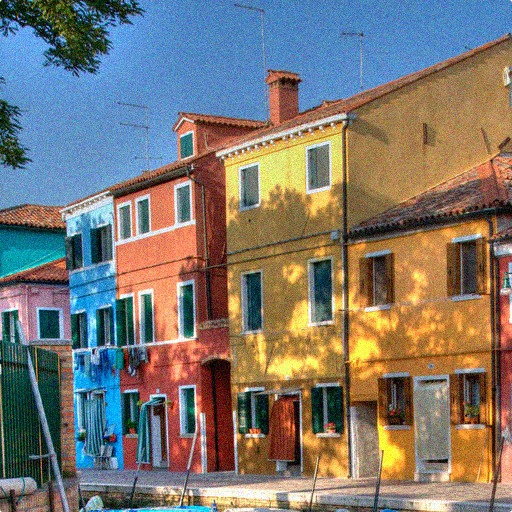
//> input picture assets/colorhouse.jpg, 512 x 512 px, given in place of colorhouse.png, which was not available
$ ./matrix_gemm_test   (built with g++ and OpenCV 4)
//> lines starting //> are read from the running program, lines starting //| are printed output that depends on the picture; pictures that were not available may be replaced by others from this repository, and a replacement may not be noted
### matcalc/matrix_gemm.h
#ifndef PIXEL_MATCALC_MATRIX_GEMM_H
#define PIXEL_MATCALC_MATRIX_GEMM_H

#include <stddef.h>
#include <stdint.h>

#ifdef __cplusplus
extern "C" {
#endif

// A(mxk), B(kxn), C（mxn）
// C = A B
void matrix_gemm_f32_naive(float* mA, float* mB, float* mC, const uint32_t M, const uint32_t K, const uint32_t N);

// 调整遍历顺序
void matrix_gemm_f32_order_opt(float* mA, float* mB, float* mC, const uint32_t M, const uint32_t K, const uint32_t N);

void matrix_gemm_f32_order_opt2(float* mA, float* mB, float* mC, const uint32_t M, const uint32_t K, const uint32_t N);

void matrix_gemm_f32_asimd(float* mA, float* mB, float* mC, const uint32_t M, const uint32_t K, const uint32_t N);

#ifdef __cplusplus
}
#endif

#endif // PIXEL_MATCALC_MATRIX_GEMM_H

### matcalc/matrix_gemm_test.cpp
#include <stdio.h>
#include <stdlib.h>
#include <string.h>

#include "matrix_gemm.h"
#include "common/pixel_benchmark.h"
#include "common/pixel_check.h"

#include <opencv2/opencv.hpp>
#include <Eigen/Dense>

using std::cout;
using std::endl;

typedef struct Matrix {
    size_t rows;
    size_t cols;
    float* data;
} Matrix;

/*
1 2     1  2    7  10
3 4     3  4    15 22
*/

// [83 lines left out: functions print_matrix, matrix_gemm_f32_opencv, matrix_gemm_f32_eigen, gemm_tiny_debug, not called in this run]

static void prepare_big(uint32_t& M, uint32_t& K, uint32_t& N, cv::Mat& matA, cv::Mat& matB)
{
    cv::Mat image = cv::imread("colorhouse.png");
//> image is the input picture: 512 rows x 512 cols, CV_8UC3; mean B, G, R 112.5, 119.1, 124.6

    cv::Size size = image.size();
//> size = Size(512, 512)
    uint32_t height = size.height;
//> height = 512
    uint32_t width = size.width;
//> width = 512
    printf("image info: height=%u, width=%u\n", height, width);
//| image info: height=512, width=512

    cv::Size transposed_size;
    transposed_size.height = size.width;
//> transposed_size = Size(0, 512)
    transposed_size.width = size.height;
//> transposed_size = Size(512, 512)

    std::vector<cv::Mat> channels;
    cv::split(image, channels);
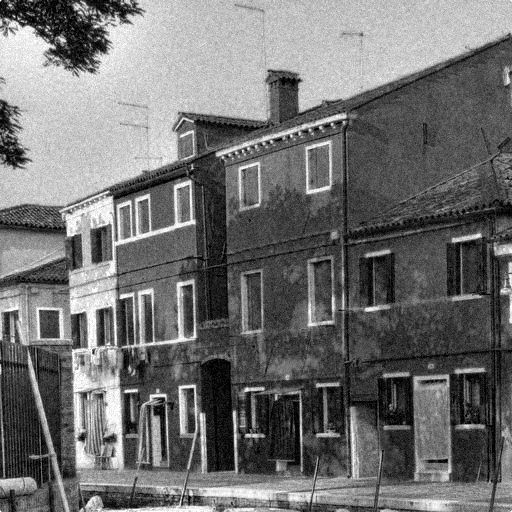
//> channels[0]: 512 rows x 512 cols, CV_8UC1; min 0, max 255, mean 112.5
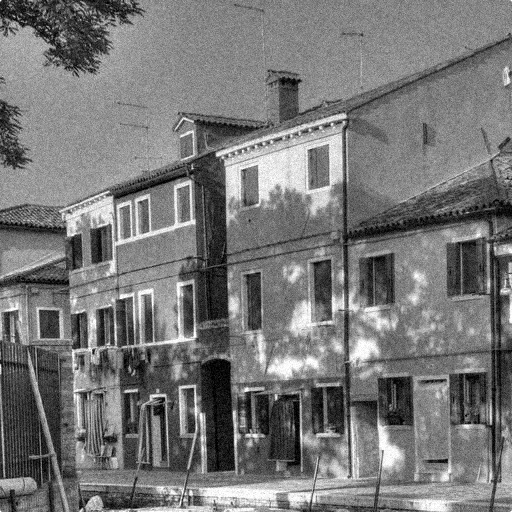
//> channels[1]: 512 rows x 512 cols, CV_8UC1; min 0, max 255, mean 119.1
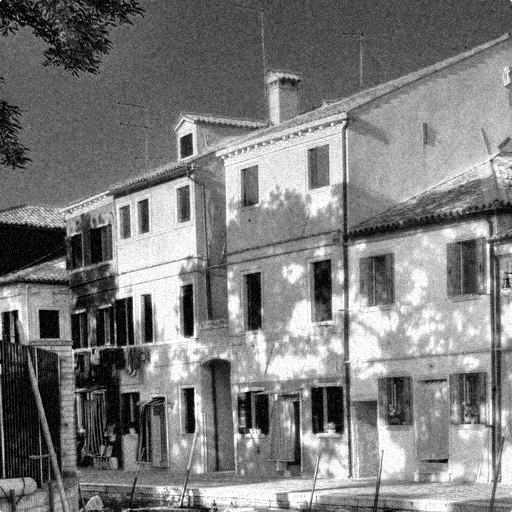
//> channels[2]: 512 rows x 512 cols, CV_8UC1; min 0, max 255, mean 124.6
    cv::Mat b_channels = channels[0];
    cv::Mat g_channels = channels[1];
    cv::Mat r_channels = channels[2];

    // matA's dim: height * width
    b_channels.convertTo(matA, CV_32FC1);

    matB = b_channels.t(); // matB's dim: width * height
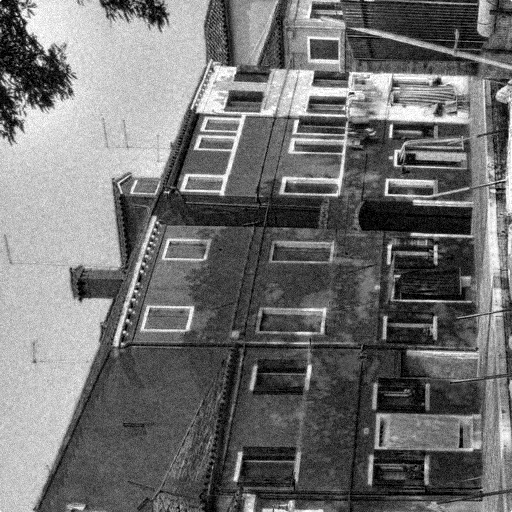
//> matB: 512 rows x 512 cols, CV_8UC1; min 0, max 255, mean 112.5
    matB.convertTo(matB, CV_32FC1);
//> matB: 512 rows x 512 cols, CV_32FC1

    M = height;
//> M = 512
    K = width;
//> K = 512
    N = height;
//> N = 512
}

// [38 lines left out: function prepare_small, not called in this run]

static void gemm_f32_test() {
    //--------------------------------
    cv::Mat matA;
    cv::Mat matB;
    uint32_t M, K, N;
    prepare_big(M, K, N, matA, matB);
//> M = 512; K = 512; N = 512
    //prepare_small(M, K, N, matA, matB);

    printf("-- after prepare_small:\n");
    // cout << "matA:" << endl << matA << endl;
    // cout << "matB:" << endl << matB << endl;

    float* mA = (float*)matA.data;
    float* mB = (float*)matB.data;

    size_t buf_size = M*N * sizeof(float);
//> buf_size = 1048576
    float* mC_naive = (float*)malloc(buf_size);
    float* mC_eigen = (float*)malloc(buf_size);
    float* mC_opencv = (float*)malloc(buf_size);
    float* mC_order_opt = (float*)malloc(buf_size);
    float* mC_order_opt2 = (float*)malloc(buf_size);
    float* mC_asimd = (float*)malloc(buf_size);
    for(uint32_t i=0; i<M*N; i++) {
        mC_naive[i] = 0;
        mC_eigen[i] = 0;
        mC_opencv[i] = 0;
        mC_order_opt[i] = 0;
        mC_order_opt2[i] = 0;
        mC_asimd[i] = 0;
    }

    double t_start, t_cost;

    // eigen
//> (the run ends here: the program needs code that is not available in this run, at `t_start = pixel_get_current_time();`)

$ run again, with assets/girl.jpg copied over assets/colorhouse.jpg
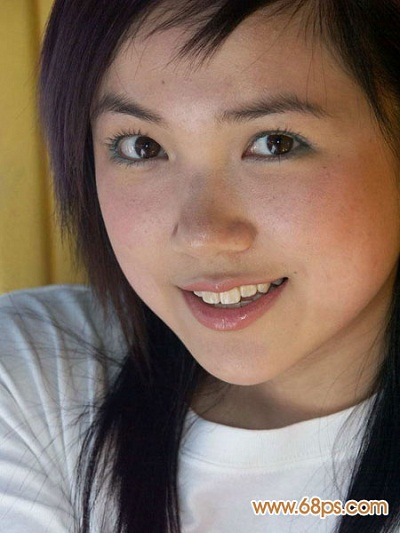
//> input picture assets/girl.jpg, 400 x 533 px, given in place of colorhouse.png, which was not available
//> in prepare_big, image is the input picture: 533 rows x 400 cols, CV_8UC3; mean B, G, R 96.4, 108.9, 129.4
//| image info: height=533, width=400
//> in prepare_big, `cv::split(image, channels);`:
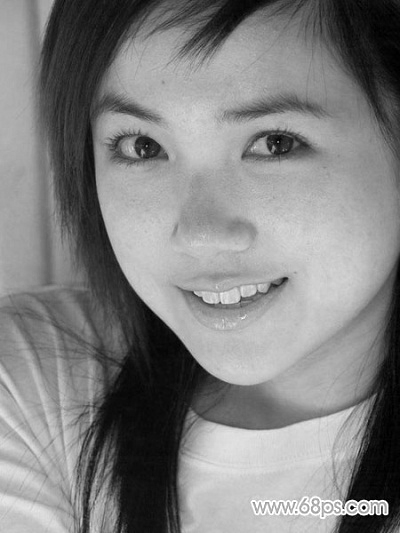
//> channels[2]: 533 rows x 400 cols, CV_8UC1; min 0, max 255, mean 129.4
//> in prepare_big, `matB = b_channels.t();`:
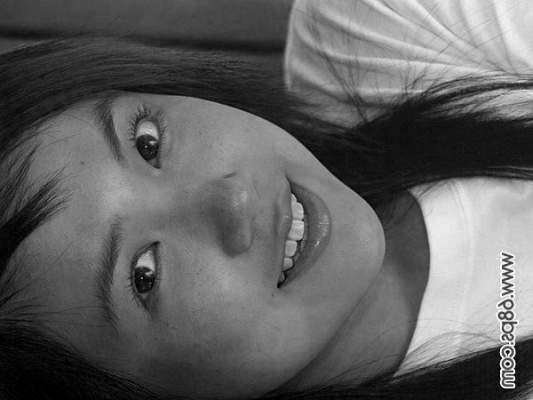
//> matB: 400 rows x 533 cols, CV_8UC1; min 0, max 255, mean 96.4
//> in gemm_f32_test, `prepare_big(M, K, N, matA, matB);`: M = 533; K = 400; N = 533
//> buf_size = 1136356

$ run again, with assets/girl2.jpg copied over assets/colorhouse.jpg
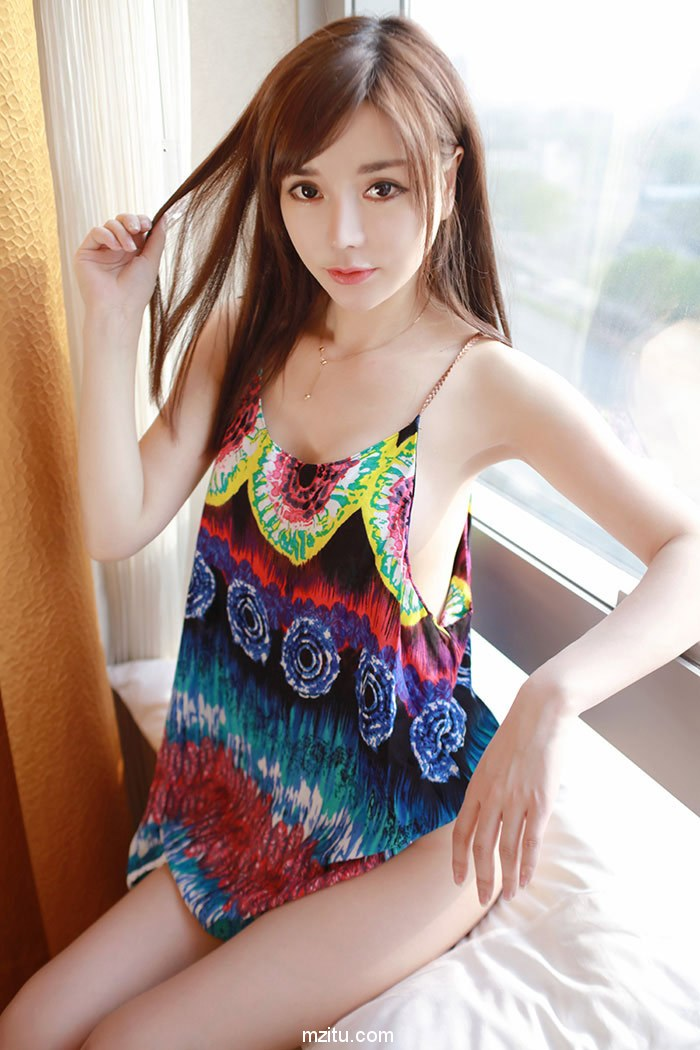
//> input picture assets/girl2.jpg, 700 x 1050 px, given in place of colorhouse.png, which was not available
//> in prepare_big, image is the input picture: 1050 rows x 700 cols, CV_8UC3; mean B, G, R 148.7, 156.8, 178.1
//| image info: height=1050, width=700
//> in prepare_big, `cv::split(image, channels);`:
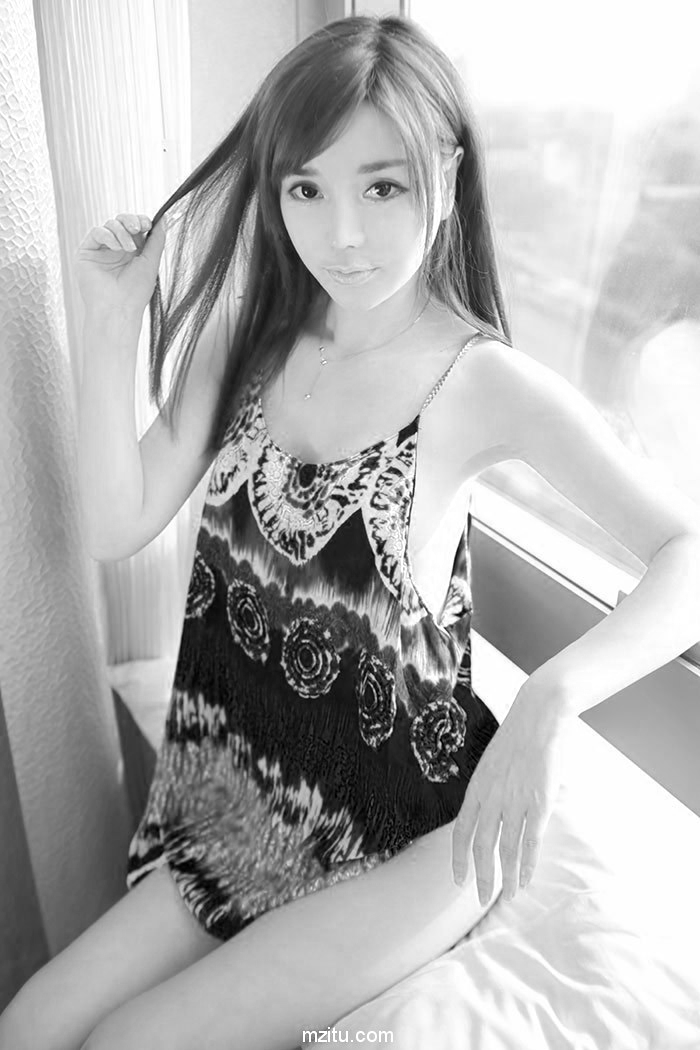
//> channels[2]: 1050 rows x 700 cols, CV_8UC1; min 0, max 255, mean 178.1
//> in prepare_big, `matB = b_channels.t();`:
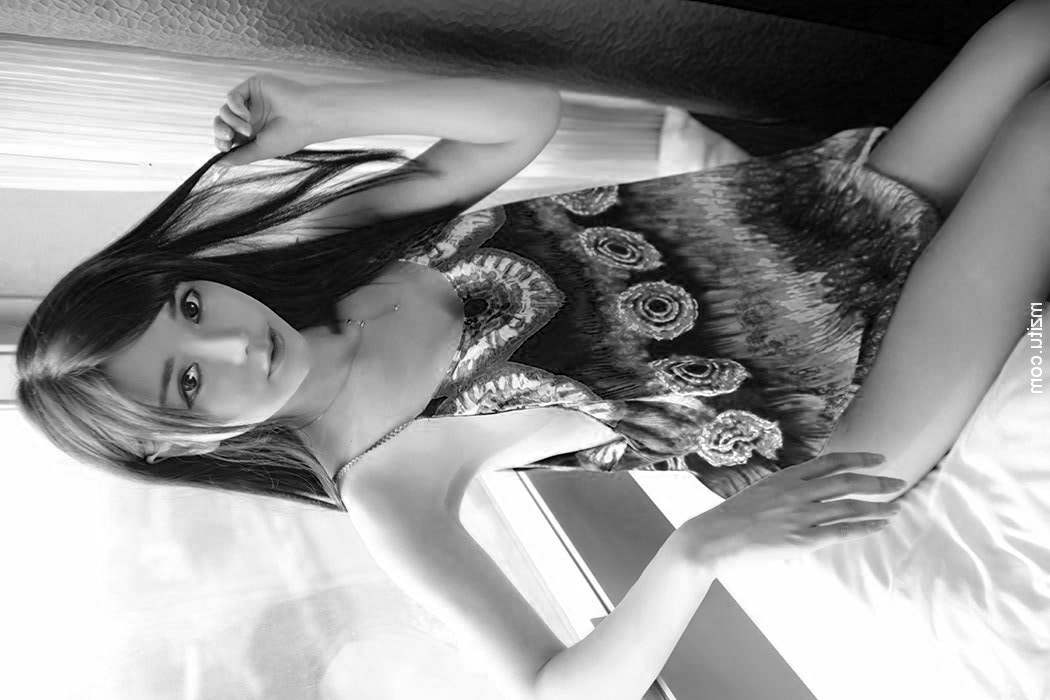
//> matB: 700 rows x 1050 cols, CV_8UC1; min 0, max 255, mean 148.7
//> in gemm_f32_test, `prepare_big(M, K, N, matA, matB);`: M = 1050; K = 700; N = 1050
//> buf_size = 4410000
